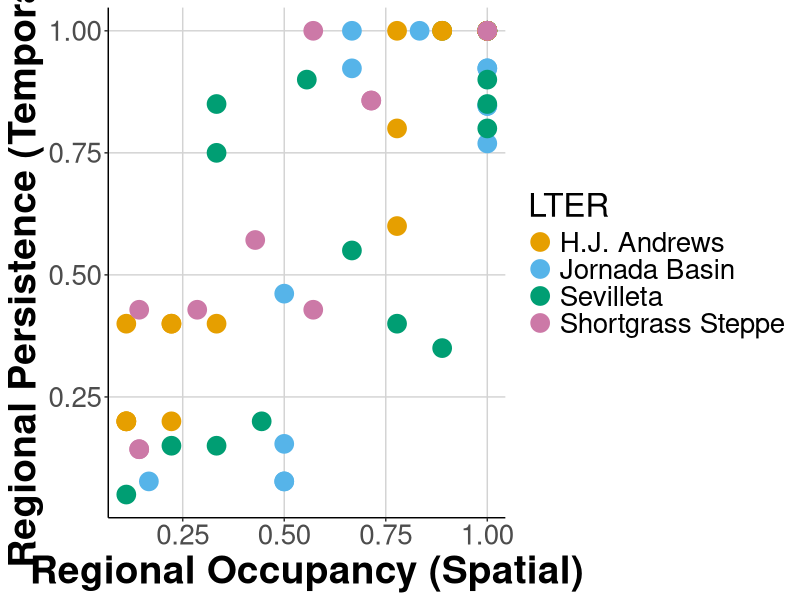
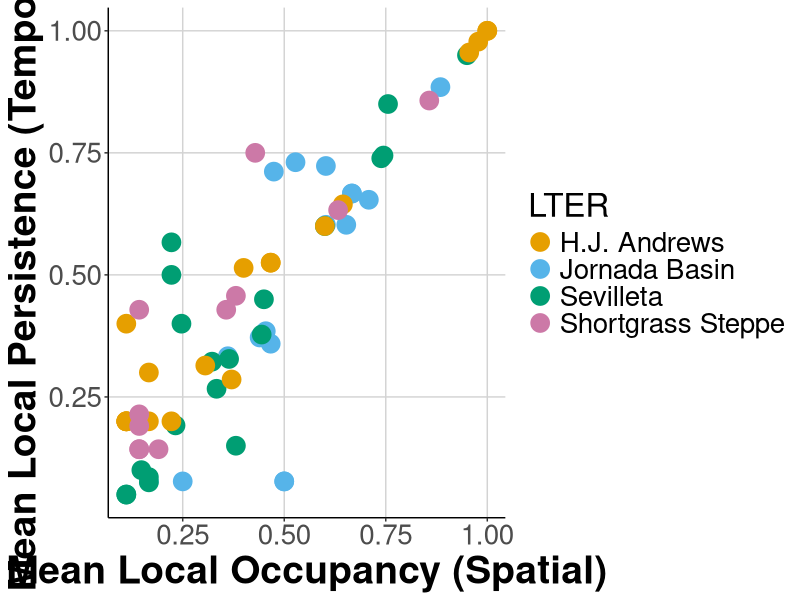
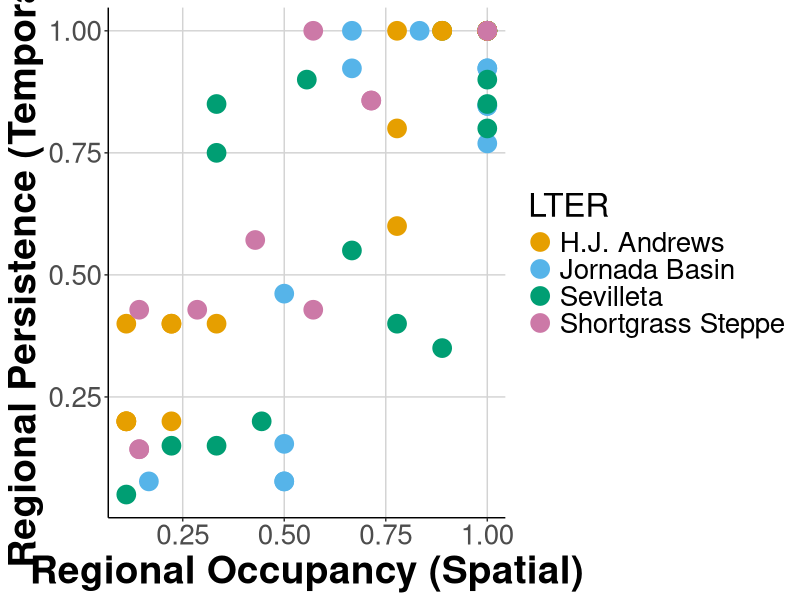
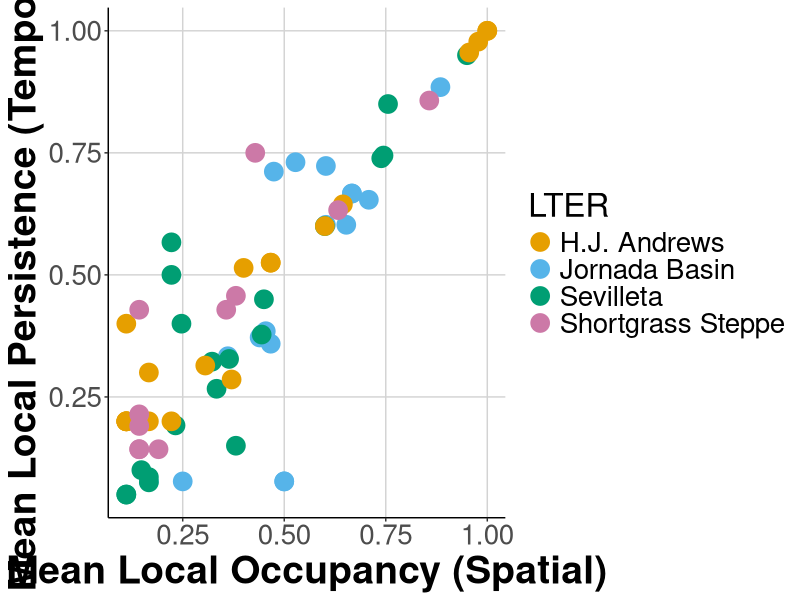

Write R code to recreate these figures, in order. (Note: this script raises an error after producing the figures.)
### Cleaned data
# EKB
# March 7, 2016

###################
# LIBRARIES

library(tidyr)
library(dplyr)
library(ggplot2)


###################
# LOAD FILES

jornada <- read.csv("data/Rodents/jornada_rodents.csv", header = TRUE, na.strings = ".")
sevilleta <- read.csv("data/Rodents/sevilleta_sm_mrc.txt", header = TRUE)
hj_andrews <- read.csv("data/Rodents/hj_andrews.csv", header = TRUE)
shortgrass_steppe <- read.table("data/Rodents/SGS_LTER_smammals.txt", header = TRUE, sep = "\t", na.strings = ".")

####################
# PREP FILES

jor_data <- select(jornada, year, season, habitat, web, spp, recap) %>% 
            filter(recap != "Y", spp != "DIPO1", spp != "PERO1", spp != "NA")

hja_data <- select(hj_andrews, YEAR, REPBLK, SUBPLOT, SPECIES) %>% 
            filter(SPECIES != 'UNKN') 

sev_data <- select(sevilleta, year, season, location, web, species, recap) %>% 
            filter(recap != "y", species != "pgsp", species != "dipo", 
                   species != "nesp", species != "onsp", species != "pesp", 
                   species != "resp", species != "na", species != "pmsp", species != "spsp", 
                   year < 2009, location != "two22", location != "blugrama", 
                   location != "savanna", location != "goatdraw", location != "rsgrass")

sgs_data <- select(shortgrass_steppe, YEAR, VEG, WEB, SPP) %>% 
            filter(SPP != 'NA')

# rename columns for consistency

names(jor_data) <- c("year", "season", "plot", "subplot", "species", "recap")
names(hja_data) <- c("year", "plot", "subplot", "species")
names(sev_data) <- c("year", "season", "plot", "subplot", "species", "recap")
names(sgs_data) <- c("year", "plot", "subplot", "species")

#####################
# FUNCTIONS

# DATA functions

select_data <- function(data){
  # function for selecting only relevant columns
  dat <- select(data, year, plot, subplot, species)
  return(dat)
}

group_data <- function(data){
  # group and arrange a dataset by species, year, plot, and subplot
  dat <- data %>% 
         group_by(species, year, plot, subplot) %>% 
         arrange(species, year, plot, subplot)
  return(dat)
}

add_siteID <- function(data){
  # make a column with a unique location code
  dat <- data %>% mutate(siteID = paste(plot, subplot, sep = "_"))
  return(dat)
}

find_reg_persist <- function(data){
  # create column for relative regional persistence (years overall)
  dat <- select(data, species, year) %>% 
         group_by(species, year) %>% 
         summarise(year_count = n())
  dat1 <- select(dat, species) %>% 
          group_by(species) %>% 
          summarise(years = n())
  total_years <- length(unique(data$year))
  dat1 <- mutate(dat1, rel_reg_persist = years/total_years)
  return(dat1)
}

find_reg_occup <- function(data){
  # create column for relative regional occupancy (sites overall)
  dat <- select(data, species, siteID) %>% 
         group_by(species, siteID) %>% 
         summarise(site_count = n())
  dat1 <- select(dat, species) %>% 
          group_by(species) %>% 
          summarise(sites = n())
  total_sites <- length(unique(data$siteID))
  dat1 <- mutate(dat1, rel_reg_occup = sites/total_sites)
  return(dat1)
}

join_regionals <- function(data){
  # combine the relative regional persistance and regional occupancy into one data frame
  dat <- left_join(x = find_reg_persist(data), y = find_reg_occup(data), by = "species")
  return(dat)
}

rel_local_occup <- function(data){
  # create a column for average relative local occupancy (site by year)
  dat <- select(data, year, species, siteID) %>% 
         group_by(year, species) %>% 
         summarise(site_by_year = n_distinct(siteID))
  total_sites <- length(unique(data$siteID))
  dat <- mutate(dat, rel_sites_by_year = site_by_year/total_sites)
  dat1 <- dat %>% group_by(species) %>% 
          summarise(mean_local_occup = mean(rel_sites_by_year))
}


rel_local_persist <- function(data){
  # create a column for average relative local persistance (year by site)
  dat <- select(data, year, species, siteID) %>% 
         group_by(siteID, species) %>% 
         summarise(years_by_site = n_distinct(year))
  total_years <- length(unique(data$year))
  dat <- mutate(dat, rel_years_by_site = years_by_site/total_years)
  dat1 <- dat %>% group_by(species) %>% 
          summarize(mean_local_persist = mean(rel_years_by_site))
  return(dat1)
}

join_locals <- function(data){
  # combine average relative local persistance and occupancy into one data frame
  dat <- left_join(x = rel_local_persist(data), y = rel_local_occup(data), by = "species")
  return(dat)
}

combine_all <- function(data){
  # combine regional and local persistance and occupancy into one data frame
  dat <- left_join(x = join_regionals(data), y = join_locals(data), by = "species")
  return(dat)
}

all_together <- function(data){
  # run all functions together to get the full output
  dat <- select_data(data) # can use pipes here
  dat <- group_data(dat)
  dat <- add_siteID(dat)
  dat <- combine_all(dat)
  return(dat)
}

# GRAPHING functions

cbbPalette <- c("#E69F00", "#56B4E9", "#009E73","#CC79A7")

graph_local <- function(data){
  # graph of mean local persistance as a function of mean local occupancy
  plot <- ggplot(data, aes(x = mean_local_occup, y = mean_local_persist)) +
    geom_point(aes(color = LTER), size = 6) +
    xlab("Mean Local Occupancy (Spatial)") + 
    ylab("Mean Local Persistence (Temporal)") +
    scale_color_manual(values = cbbPalette) +
    theme(panel.background = element_blank(), 
          axis.line.x = element_line(colour = "black"),
          axis.line.y = element_line(colour = "black"), 
          panel.grid.major = element_line(colour = "light gray"),
          axis.title = element_text(size = 28, face = "bold"),
          axis.text = element_text(size = 20),
          legend.title = element_text(size = 24),
          legend.text = element_text(size = 20))
  return(plot)
}

graph_regional <- function(data){
  # graph of mean local persistance as a function of mean local occupancy
  plot <- ggplot(data, aes(x = rel_reg_occup, y = rel_reg_persist)) +
    geom_point(aes(color = LTER), size = 6) +
    xlab("Regional Occupancy (Spatial)") + 
    ylab("Regional Persistence (Temporal)") +
    scale_color_manual(values = cbbPalette) +
    theme(panel.background = element_blank(), 
          axis.line.x = element_line(colour = "black"),
          axis.line.y = element_line(colour = "black"), 
          panel.grid.major = element_line(colour = "light gray"),
          axis.title = element_text(size = 28, face = "bold"),
          axis.text = element_text(size = 20),
          legend.title = element_text(size = 24),
          legend.text = element_text(size = 20)) 
  return(plot)
}

#####################
# APPLY FUNCTIONS TO DATASETS

# all functions for all datasets

jor_data <- all_together(jor_data) # I can't figure out how to loop through these
sev_data <- all_together(sev_data)
hja_data <- all_together(hja_data)
sgs_data <- all_together(sgs_data)

# add a dataset column
jor_data$LTER <- "Jornada Basin"    # is there a way to do this with a loop?
hja_data$LTER <- "H.J. Andrews"
sev_data$LTER <- "Sevilleta"
sgs_data$LTER <- "Shortgrass Steppe"

# combine all datasets into one
all_data <- bind_rows(jor_data, sev_data, hja_data, sgs_data)

# graph all data
graph_regional(all_data)
ggsave(file = "all_regional.png", width = 13, height = 10.5)
graph_local(all_data)
ggsave(file = "all_local.png", width = 13, height = 10.5)

###################################################################
# WORKING AREA


#all_output <- all_data %>%
#  group_by(dataset) %>%
#  do(all_together)

#datasets = list(jor_data, sev_data, hja_data, sgs_data)
#output = lapply(datasets, all_together)

#output = data.frame()
#for (dataset in datasets){
  #dataset_output <- all_together(dataset)
  #output = rbind(output, dataset_output)
#}

#hja <- select_data(hja_data) %>% add_siteID()
ggthemes_data$colorblind  <- ggthemes_data$colorblind[-1]
assignInNamespace("ggthemes_data", ggthemes_data, ns="ggthemes")

ggplot(all_data, aes(x = rel_reg_occup, y = rel_reg_persist)) +
  geom_point(aes(color = LTER), size = 6) +
  xlab("Regional Occupancy") + 
  ylab("Regional Persistence") +
  scale_color_manual(values = cbbPalette) +
  theme(panel.background = element_blank(), 
        axis.line.x = element_line(colour = "black"),
        axis.line.y = element_line(colour = "black"), 
        panel.grid.major = element_line(colour = "light gray"),
        axis.title = element_text(size = 28, face = "bold"),
        axis.text = element_text(size = 20),
        legend.title = element_text(size = 24),
        legend.text = element_text(size = 24)) 

cbbPalette <- c("#E69F00", "#56B4E9", "#009E73","#CC79A7")
ggplot(diamonds, aes(clarity, fill=cut)) + geom_bar(position="dodge")+
  scale_fill_colorblind()
